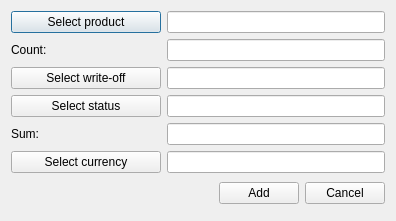
<?xml version="1.0" encoding="UTF-8"?>
<ui version="4.0">
 <class>CreateWrOffList</class>
 <widget class="QDialog" name="CreateWrOffList">
  <property name="geometry">
   <rect>
    <x>0</x>
    <y>0</y>
    <width>396</width>
    <height>221</height>
   </rect>
  </property>
  <property name="windowTitle">
   <string>Create/Update product in write-off list</string>
  </property>
  <property name="locale">
   <locale language="English" country="UnitedStates"/>
  </property>
  <property name="modal">
   <bool>false</bool>
  </property>
  <layout class="QGridLayout" name="gridLayout">
   <property name="leftMargin">
    <number>11</number>
   </property>
   <property name="topMargin">
    <number>11</number>
   </property>
   <property name="rightMargin">
    <number>11</number>
   </property>
   <property name="bottomMargin">
    <number>17</number>
   </property>
   <item row="1" column="0">
    <widget class="QLabel" name="countLb">
     <property name="minimumSize">
      <size>
       <width>150</width>
       <height>0</height>
      </size>
     </property>
     <property name="text">
      <string>Count:</string>
     </property>
    </widget>
   </item>
   <item row="0" column="1">
    <widget class="QLineEdit" name="productEdit">
     <property name="readOnly">
      <bool>true</bool>
     </property>
    </widget>
   </item>
   <item row="0" column="0">
    <widget class="QPushButton" name="productBtn">
     <property name="text">
      <string>Select product</string>
     </property>
    </widget>
   </item>
   <item row="3" column="0" colspan="2">
    <layout class="QHBoxLayout" name="horizontalLayout">
     <item>
      <spacer name="horizontalSpacer">
       <property name="orientation">
        <enum>Qt::Horizontal</enum>
       </property>
       <property name="sizeHint" stdset="0">
        <size>
         <width>40</width>
         <height>20</height>
        </size>
       </property>
      </spacer>
     </item>
     <item>
      <widget class="QPushButton" name="addBtn">
       <property name="text">
        <string>Add</string>
       </property>
      </widget>
     </item>
     <item>
      <widget class="QPushButton" name="cancelBtn">
       <property name="text">
        <string>Cancel</string>
       </property>
      </widget>
     </item>
    </layout>
   </item>
   <item row="1" column="1">
    <widget class="QLineEdit" name="countEdit">
     <property name="toolTip">
      <string>&lt;html&gt;&lt;head/&gt;&lt;body&gt;&lt;p&gt;For example: 100&lt;/p&gt;&lt;/body&gt;&lt;/html&gt;</string>
     </property>
    </widget>
   </item>
   <item row="2" column="0" colspan="2">
    <widget class="QWidget" name="editSectionWgt" native="true">
     <layout class="QGridLayout" name="gridLayout_3">
      <property name="leftMargin">
       <number>0</number>
      </property>
      <property name="topMargin">
       <number>0</number>
      </property>
      <property name="rightMargin">
       <number>0</number>
      </property>
      <property name="bottomMargin">
       <number>0</number>
      </property>
      <item row="2" column="0">
       <widget class="QLabel" name="sumLb">
        <property name="minimumSize">
         <size>
          <width>150</width>
          <height>0</height>
         </size>
        </property>
        <property name="text">
         <string>Sum:</string>
        </property>
       </widget>
      </item>
      <item row="2" column="1">
       <widget class="QLineEdit" name="sumEdit">
        <property name="toolTip">
         <string>&lt;html&gt;&lt;head/&gt;&lt;body&gt;&lt;p&gt;For example: 1000 (depends on currency)&lt;/p&gt;&lt;/body&gt;&lt;/html&gt;</string>
        </property>
       </widget>
      </item>
      <item row="1" column="0">
       <widget class="QPushButton" name="statusBtn">
        <property name="text">
         <string>Select status</string>
        </property>
       </widget>
      </item>
      <item row="0" column="0">
       <widget class="QPushButton" name="writeOffBtn">
        <property name="text">
         <string>Select write-off</string>
        </property>
       </widget>
      </item>
      <item row="1" column="1">
       <widget class="QLineEdit" name="statusEdit">
        <property name="readOnly">
         <bool>true</bool>
        </property>
       </widget>
      </item>
      <item row="0" column="1">
       <widget class="QLineEdit" name="writeOffEdit">
        <property name="text">
         <string/>
        </property>
        <property name="readOnly">
         <bool>true</bool>
        </property>
       </widget>
      </item>
      <item row="3" column="0">
       <widget class="QPushButton" name="currencyBtn">
        <property name="text">
         <string>Select currency</string>
        </property>
       </widget>
      </item>
      <item row="3" column="1">
       <widget class="QLineEdit" name="currencyEdit">
        <property name="readOnly">
         <bool>true</bool>
        </property>
       </widget>
      </item>
     </layout>
    </widget>
   </item>
  </layout>
 </widget>
 <tabstops>
  <tabstop>productBtn</tabstop>
  <tabstop>productEdit</tabstop>
  <tabstop>countEdit</tabstop>
  <tabstop>writeOffBtn</tabstop>
  <tabstop>writeOffEdit</tabstop>
  <tabstop>statusBtn</tabstop>
  <tabstop>statusEdit</tabstop>
  <tabstop>sumEdit</tabstop>
  <tabstop>currencyBtn</tabstop>
  <tabstop>currencyEdit</tabstop>
  <tabstop>addBtn</tabstop>
  <tabstop>cancelBtn</tabstop>
 </tabstops>
 <resources/>
 <connections/>
</ui>
